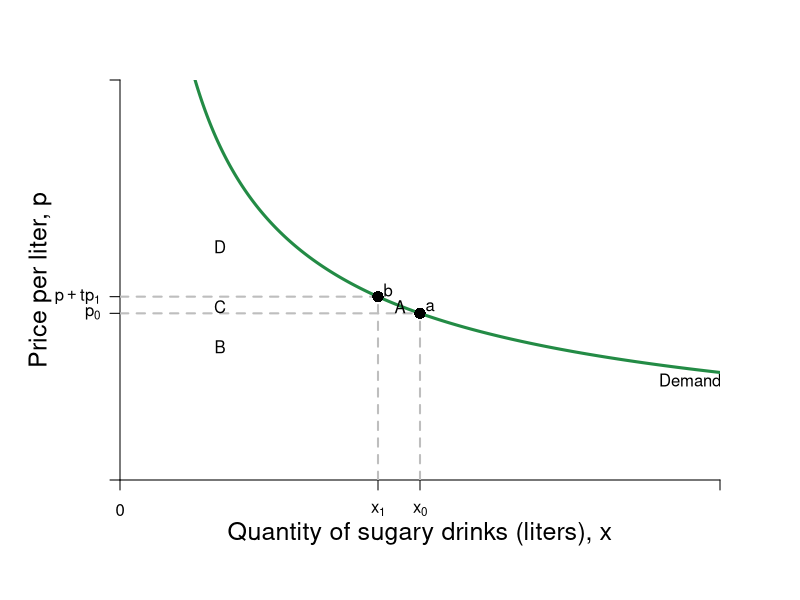

Here is the R script that generated this plot:
pdf(file = "indmarketdemand/sugar_bev_demand.pdf", width = 9, height = 7)

#Set parameters for graphics
axislabelsize <- 1.5
labelsize <- 1.2
graphlinewidth <- 3
segmentlinewidth <- 2

COL <- c("#7fc97f", "#beaed4", "#fdc086", "#ffff99", "#386cb0", "#f0027f", "#bf5b17", "#666666")
COLA <- c("#e0f3db", "#99d8c9","#66c2a4","#41ae76", "#238b45", "#005824")
COLB <- c("#c6dbef", "#4eb3d3", "#2b8cbe", "#0868ac","#084081")
COLC <- c("#fcfbfd", "#efedf5", "#dadaeb", "#bcbddc", "#9e9ac8", "#807dba", "#6a51a3", "#54278f", "#3f007d")

par(mar =  c(6, 6, 4, 4))

indiffA <- function(x, alpha = 0.5, uA = 5) {
  (uA / x^alpha)^(1/(1 - alpha))
}

xlims <- c(0, 300)
ylims <- c(0, 3)

npts <- 501 
x <- seq(xlims[1], xlims[2], length.out = npts)
y <- seq(ylims[1], ylims[2], length.out = npts) 
a <- c(46.08, 55, 64)
b <- c(46.08, 55, 64)

plot(0, 0, xlim = xlims, ylim = ylims, type = "n",
     xlab = expression(paste("")),
     ylab = expression(paste("")), 
     xaxt = "n", 
     yaxt = "n", 
     cex.lab = axislabelsize, 
     bty = "n",
     xaxs="i", 
     yaxs="i")

ticksy <- c(0, 1.25, 1.375, ylims[2])
ylabels <- c(NA, expression(paste(p[0])), expression(paste(p + tp[1])), NA)
ticksx <- c(0, 129, 150, xlims[2])
xlabels <- c(0, expression(paste(x[1])), expression(paste(x[0])), NA)

axis(1, at = ticksx, pos = 0, labels = xlabels)
axis(2, at = ticksy, pos = 0, labels = ylabels, las = 1)

npts <- 500 
xx1 <- seq(xlims[1], xlims[2], length.out = npts)

#Label axes
mtext(expression(paste("Quantity of sugary drinks (liters), ", x)), side=1, line = 2.5, cex = axislabelsize)
text(-40, 0.5*ylims[2], expression(paste("Price per liter, ", p)), xpd = TRUE, cex = axislabelsize, srt = 90) 


# Segments
segments(150, 0, 150, 1.25, lty = 2, col = "gray" , lwd = segmentlinewidth)
segments(0, 1.25, 150, 1.25, lty = 2, col = "gray" , lwd = segmentlinewidth)

segments(0, 1.375, 129, 1.375, lty = 2, col = "gray" , lwd = segmentlinewidth)
segments(129, 0, 129, 1.375, lty = 2, col = "gray" , lwd = segmentlinewidth)


# Demand Curve
lines(xx1, indiffA(xx1, alpha = 0.38723, uA = 7.98053), col = COLA[5], lwd = graphlinewidth)
text(xlims[2] - 0.05*xlims[2], 0.75, expression(Demand))

# Points
points(150, 1.25, pch = 16, col = "black", cex = 1.5)
text(155, 1.3, expression(a))

points(129, 1.375, pch = 16, col = "black", cex = 1.5)
text(134, 1.425, expression(b))

# Label Regions
text(140, 1.3, expression(A))
text(50, 1, expression(B))
text(50, 1.3, expression(C))
text(50, 1.75, expression(D))




dev.off()
